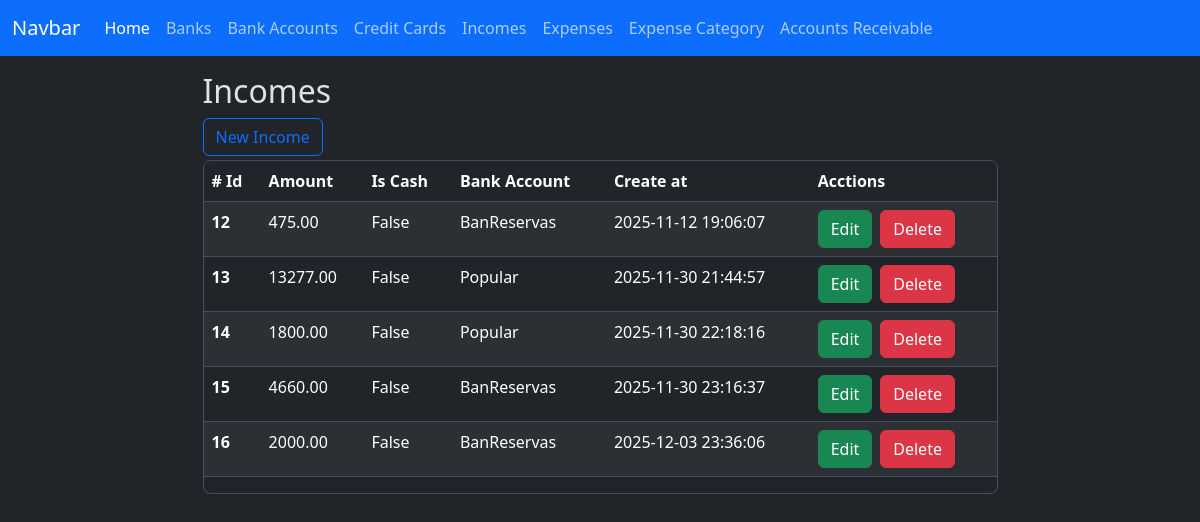
/incomes/index, run on the app's committed database.
### app/models/income.py (models this page shows)
class Income(db.Model):
    __tablename__ = 'incomes'
    id = db.Column(db.Integer, primary_key=True)
    amount = db.Column(db.Numeric(10,2), nullable=False, default=0.00)
    is_cash = db.Column(db.Boolean, nullable=False, default=False)
    bank_account_id = db.Column(db.Integer, db.ForeignKey('bank_accounts.id'))
    created_at = db.Column(db.DateTime(timezone=True), server_default=func.now())
    updated_at = db.Column(db.DateTime(timezone=True), onupdate=func.now())
    bank_account = relationship('BankAccount', back_populates='incomes')

### app/models/bank_account.py (models this page shows)
class BankAccount(db.Model):
    __tablename__ = 'bank_accounts'
    id = db.Column(db.Integer, primary_key=True)
    nick_name = db.Column(db.String(120))
    amount_available = db.Column(db.Numeric(10, 2), nullable=False)
    is_active = db.Column(db.Boolean, default=True)
    account_number = db.Column(db.Integer, nullable=True)
    bank_id = db.Column(db.Integer, db.ForeignKey('banks.id'))
    created_at = db.Column(db.DateTime(timezone=True), server_default=func.now())
    updated_at = db.Column(db.DateTime(timezone=True), onupdate=func.now())
    bank = relationship('Bank', back_populates='bank_accounts')
    expenses = relationship('Expense', back_populates='bank_account')
    incomes = relationship('Income', back_populates='bank_account')
    loans = relationship('Loan', back_populates='bank_account')
    loan_payments = relationship('LoanPayment', back_populates='bank_account')

### app/routes/income_routes.py (the view)
@income_bp.route('/index', methods=['GET', 'POST'])
def index():
    incomes = Income.query.all()
    bank_accounts = BankAccount.query.all()
    context = {
        'incomes': incomes,
        'bank_accounts': bank_accounts
    }
    return render_template('incomes/index.html', **context)

### app/templates/incomes/index.html (shortened to what this page needs)
{% extends 'layout.html' %}
{% block content %}
    <div class="container w-75">
        <h2>Incomes</h2>
        <button type="button" class="btn btn-outline-primary" data-bs-toggle="modal" data-bs-target="#create-income">New Income</button>
        <div class="table-responsive overflow-y-auto border rounded-3 mt-1" style="max-height: 457px;">
            <table class="table table-striped  table-hover">
                <thead class="sticky-top">
                    <tr>
                    <th scope="col"># Id</th>
                    <th scope="col">Amount</th>
                    <th scope="col">Is Cash</th>
                    <th scope="col">Bank Account</th>
                    <th scope="col">Create at</th>
                    <th scope="col">Acctions</th>
                    </tr>
                </thead>
                <tbody>
                  {% for income in incomes %}
                    <tr>
                        <th scope="row">{{ income.id }}</th>
                        <td>{{ income.amount }}</td>
                        <td>{{ income.is_cash }}</td>
                        <td>{{ income.bank_account.nick_name }}</td>
                        <td>{{ income.created_at }}</td>
                        <td>
                            <div class="d-flex gap-2">
                                <button
                                    type="button"
                                    class="btn btn-success"
                                    data-bs-toggle="modal"
                                    data-bs-target="#edit-income"
                                    data-income-id="{{ income.id }}"
                                    data-amount="{{ income.amount }}"
                                    data-is-cash="{{ income.is_cash }}"
                                    data-bank-account-id="{{ income.bank_account_id }}"
                                >
                                Edit
                                </button>
                                <a href="{{ url_for('income.delete', id=income.id ) }}" class="btn btn-danger">Delete</a>
                            </div>
                        </td>
                    </tr>
                  {% endfor %}
                </tbody>
            </table>
        </div>
    </div>
<link href="https://cdn.jsdelivr.net/npm/@sweetalert2/theme-dark@5/dark.css" rel="stylesheet">
{% endblock %}

### data on the page
Income: id "12", amount "475.00", is_cash "False", bank_account.nick_name "BanReservas", created_at "2025-11-12 19:06:07"
Income: id "13", amount "13277.00", is_cash "False", bank_account.nick_name "Popular", created_at "2025-11-30 21:44:57"
Income: id "14", amount "1800.00", is_cash "False", bank_account.nick_name "Popular", created_at "2025-11-30 22:18:16"
Income: id "15", amount "4660.00", is_cash "False", bank_account.nick_name "BanReservas", created_at "2025-11-30 23:16:37"
Income: id "16", amount "2000.00", is_cash "False", bank_account.nick_name "BanReservas", created_at "2025-12-03 23:36:06"
